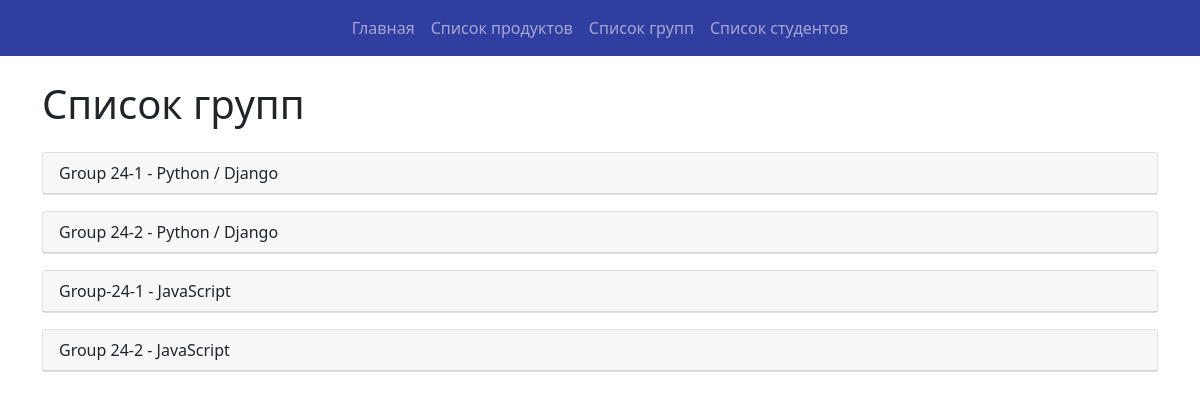
The app's page /groups/ with its own data.
### learn/models.py (models this page shows, shortened)
class Group(models.Model):
    product = models.ForeignKey(Product, on_delete=models.CASCADE, related_name='groups')
    name = models.CharField(max_length=255)
    min_users = models.IntegerField()
    max_users = models.IntegerField()
    users = models.ManyToManyField(User, related_name='user_groups')

class Product(models.Model):
    creator = models.ForeignKey(User, on_delete=models.CASCADE, related_name='products')
    name = models.CharField(max_length=255)
    start_date = models.DateTimeField()
    cost = models.DecimalField(max_digits=10, decimal_places=2)

### learn/views.py (the view)
# urls.py: path('groups/', group_list, name='group_list'),
def group_list(request):
    groups = Group.objects.prefetch_related('users').all()
    for group in groups:
        group.student_users = group.users.filter(is_superuser=False)
    return render(request, 'learn/group_list.html', {'groups': groups})

### learn/templates/learn/group_list.html (shortened to what this page needs)
{% extends 'learn/base.html' %}
{% block content %}
<div class="container mt-4">
    <h1 class="mb-4">Список групп</h1>
    {% for group in groups %}
    <div class="card mb-3">
        <div class="card-header" onclick="toggleStudents({{ group.id }})" style="cursor: pointer;">
            {{ group.name }} - {{ group.product.name }}
        </div>
    </div>
    {% empty %}
    <div class="alert alert-info" role="alert">
        Нет доступных групп.
    </div>
    {% endfor %}
</div>
{% endblock %}

### records on screen
Group: name "Group 24-1", product.name "Python / Django"
Group: name "Group 24-2", product.name "Python / Django"
Group: name "Group-24-1", product.name "JavaScript"
Group: name "Group 24-2", product.name "JavaScript"
